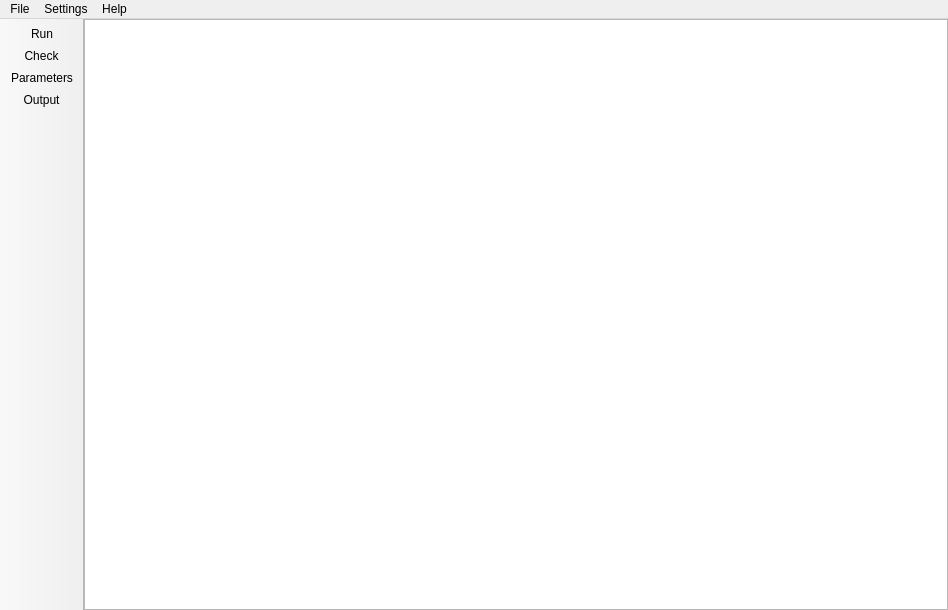
<?xml version="1.0" encoding="UTF-8"?>
<ui version="4.0">
 <class>MainWindow</class>
 <widget class="QMainWindow" name="MainWindow">
  <property name="geometry">
   <rect>
    <x>0</x>
    <y>0</y>
    <width>948</width>
    <height>610</height>
   </rect>
  </property>
  <property name="windowTitle">
   <string>MainWindow</string>
  </property>
  <property name="styleSheet">
   <string notr="true"/>
  </property>
  <widget class="QWidget" name="centralwidget">
   <property name="autoFillBackground">
    <bool>false</bool>
   </property>
   <layout class="QVBoxLayout" name="verticalLayout" stretch="0">
    <property name="spacing">
     <number>0</number>
    </property>
    <property name="leftMargin">
     <number>0</number>
    </property>
    <property name="topMargin">
     <number>0</number>
    </property>
    <property name="rightMargin">
     <number>0</number>
    </property>
    <property name="bottomMargin">
     <number>0</number>
    </property>
    <item>
     <widget class="Grid" name="graphicsView">
      <property name="sizePolicy">
       <sizepolicy hsizetype="Expanding" vsizetype="Expanding">
        <horstretch>0</horstretch>
        <verstretch>0</verstretch>
       </sizepolicy>
      </property>
     </widget>
    </item>
   </layout>
  </widget>
  <widget class="QMenuBar" name="menubar">
   <property name="geometry">
    <rect>
     <x>0</x>
     <y>0</y>
     <width>948</width>
     <height>20</height>
    </rect>
   </property>
   <widget class="QMenu" name="menuFile">
    <property name="title">
     <string>File</string>
    </property>
    <addaction name="actionOpen"/>
    <addaction name="actionSave_as"/>
   </widget>
   <widget class="QMenu" name="menuAlgorithm">
    <property name="title">
     <string>Settings</string>
    </property>
    <addaction name="actionEuclidean_distance"/>
   </widget>
   <widget class="QMenu" name="menuHelp">
    <property name="title">
     <string>Help</string>
    </property>
   </widget>
   <addaction name="menuFile"/>
   <addaction name="menuAlgorithm"/>
   <addaction name="menuHelp"/>
  </widget>
  <widget class="QToolBar" name="toolBar">
   <property name="windowTitle">
    <string>toolBar</string>
   </property>
   <property name="movable">
    <bool>false</bool>
   </property>
   <property name="iconSize">
    <size>
     <width>70</width>
     <height>70</height>
    </size>
   </property>
   <property name="toolButtonStyle">
    <enum>Qt::ToolButtonStyle::ToolButtonTextUnderIcon</enum>
   </property>
   <attribute name="toolBarArea">
    <enum>LeftToolBarArea</enum>
   </attribute>
   <attribute name="toolBarBreak">
    <bool>false</bool>
   </attribute>
   <addaction name="actionRun"/>
   <addaction name="actionCheck"/>
   <addaction name="actionParameters"/>
   <addaction name="actionOutput"/>
  </widget>
  <action name="actionOpen">
   <property name="text">
    <string>Open</string>
   </property>
  </action>
  <action name="actionSave_as">
   <property name="text">
    <string>Save as</string>
   </property>
  </action>
  <action name="actionRun">
   <property name="icon">
    <iconset theme="QIcon::ThemeIcon::MediaPlaybackStart"/>
   </property>
   <property name="text">
    <string>Run</string>
   </property>
   <property name="menuRole">
    <enum>QAction::MenuRole::NoRole</enum>
   </property>
  </action>
  <action name="actionEuclidean_distance">
   <property name="checkable">
    <bool>true</bool>
   </property>
   <property name="text">
    <string>Euclidean distance</string>
   </property>
  </action>
  <action name="actionCheck">
   <property name="icon">
    <iconset theme="QIcon::ThemeIcon::EditFind"/>
   </property>
   <property name="text">
    <string>Check</string>
   </property>
   <property name="menuRole">
    <enum>QAction::MenuRole::NoRole</enum>
   </property>
  </action>
  <action name="actionParameters">
   <property name="icon">
    <iconset theme="QIcon::ThemeIcon::InputKeyboard"/>
   </property>
   <property name="text">
    <string>Parameters</string>
   </property>
   <property name="menuRole">
    <enum>QAction::MenuRole::NoRole</enum>
   </property>
  </action>
  <action name="actionOutput">
   <property name="icon">
    <iconset theme="QIcon::ThemeIcon::DialogInformation"/>
   </property>
   <property name="text">
    <string>Output</string>
   </property>
   <property name="menuRole">
    <enum>QAction::MenuRole::NoRole</enum>
   </property>
  </action>
 </widget>
 <customwidgets>
  <customwidget>
   <class>Grid</class>
   <extends>QGraphicsView</extends>
   <header>gridview.h</header>
  </customwidget>
 </customwidgets>
 <resources/>
 <connections/>
</ui>
